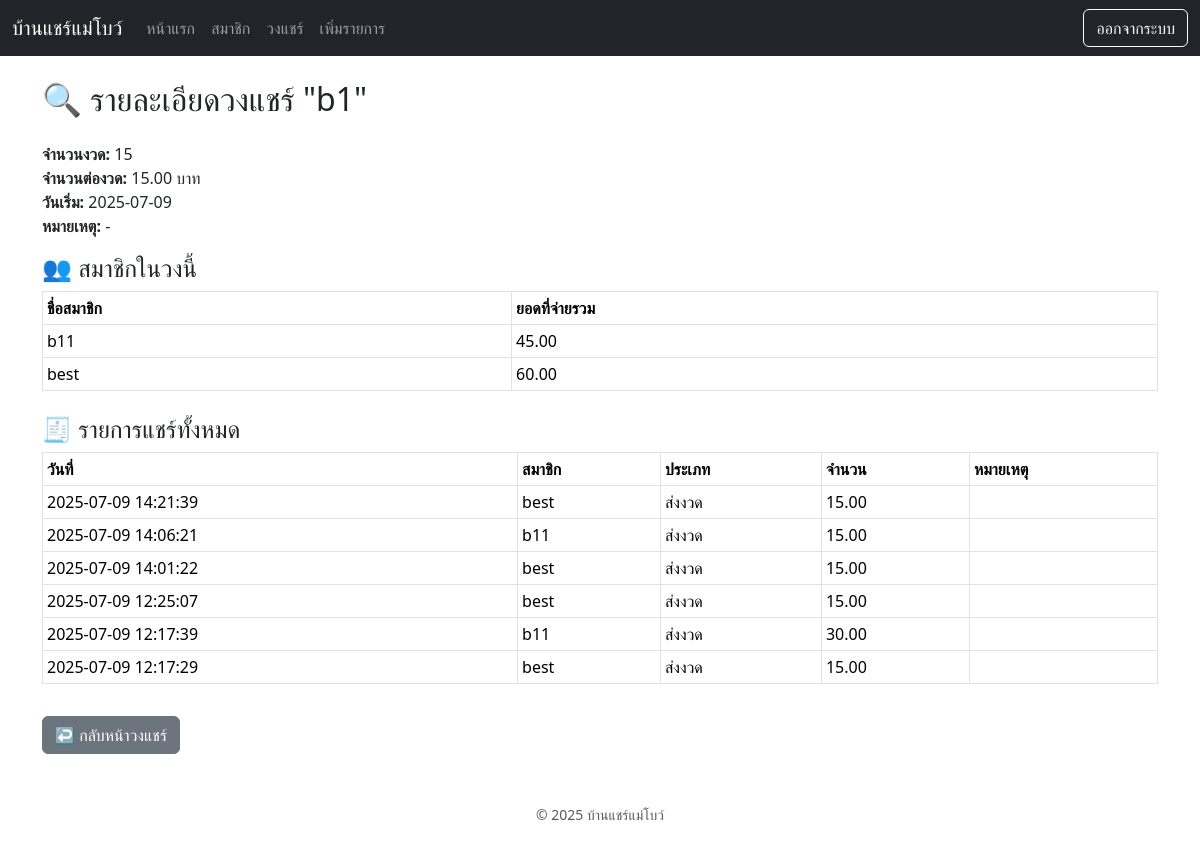
Page /groups/1 (signed in) on the committed database.
### tables this page shows
CREATE TABLE groups (
        id INTEGER PRIMARY KEY AUTOINCREMENT,
        name TEXT NOT NULL,
        rounds INTEGER,
        amount_per_round REAL,
        start_date TEXT,
        note TEXT
    );

CREATE TABLE members (
        id INTEGER PRIMARY KEY AUTOINCREMENT,
        name TEXT NOT NULL
    );

CREATE TABLE entries (
        id INTEGER PRIMARY KEY AUTOINCREMENT,
        group_id INTEGER,
        member_id INTEGER,
        type TEXT,
        amount REAL,
        note TEXT,
        created_at TEXT DEFAULT CURRENT_TIMESTAMP,
        FOREIGN KEY (group_id) REFERENCES groups(id),
        FOREIGN KEY (member_id) REFERENCES members(id)
    );

### app.py (the view)
@app.route("/groups/<int:id>")
@login_required
def view_group(id):
    conn = get_db_connection()
    group = conn.execute("SELECT * FROM groups WHERE id=?", (id,)).fetchone()
    members = conn.execute("""
        SELECT m.id, m.name, IFNULL(SUM(e.amount), 0) AS total_paid
        FROM members m
        JOIN member_groups mg ON m.id = mg.member_id
        LEFT JOIN entries e ON e.member_id = m.id AND e.group_id = ?
        WHERE mg.group_id = ?
        GROUP BY m.id
        ORDER BY m.name
    """, (id, id)).fetchall()
    entries = conn.execute("""
        SELECT e.*, m.name AS member_name
        FROM entries e
        JOIN members m ON e.member_id = m.id
        WHERE e.group_id = ?
        ORDER BY e.created_at DESC
    """, (id,)).fetchall()
    conn.close()
    return render_template("group_detail.html", group=group, members=members, entries=entries, year=datetime.now().year)

### app.py (called while the page is built)
def get_db_connection():
    conn = sqlite3.connect('members.db')
    conn.row_factory = sqlite3.Row
    return conn

def login_required(view):
    @wraps(view)
    def wrapped(*args, **kwargs):
        if not session.get("logged_in"):
            flash("กรุณาเข้าสู่ระบบก่อน")
            return redirect(url_for("login"))
        return view(*args, **kwargs)
    return wrapped

### templates/group_detail.html (shortened to what this page needs)
{% extends "base.html" %}
{% block content %}
  <h2 class="mb-4">🔍 รายละเอียดวงแชร์ "{{ group.name }}"</h2>
  <div class="mb-3">
    <strong>จำนวนงวด:</strong> {{ group.rounds }}<br>
    <strong>จำนวนต่องวด:</strong> {{ "{:,.2f}".format(group.amount_per_round) }} บาท<br>
    <strong>วันเริ่ม:</strong> {{ group.start_date }}<br>
    <strong>หมายเหตุ:</strong> {{ group.note or '-' }}
  </div>
  <h4>👥 สมาชิกในวงนี้</h4>
  {% if members %}
    <table class="table table-sm table-bordered">
      <thead><tr><th>ชื่อสมาชิก</th><th>ยอดที่จ่ายรวม</th></tr></thead>
      <tbody>
        {% for m in members %}
          <tr>
            <td>{{ m.name }}</td>
            <td>{{ "{:,.2f}".format(m.total_paid or 0) }}</td>
          </tr>
        {% endfor %}
      </tbody>
    </table>
  {% else %}
    <p>ยังไม่มีสมาชิกในวงนี้</p>
  {% endif %}
  <h4 class="mt-4">🧾 รายการแชร์ทั้งหมด</h4>
  {% if entries %}
    <table class="table table-sm table-bordered">
      <thead><tr><th>วันที่</th><th>สมาชิก</th><th>ประเภท</th><th>จำนวน</th><th>หมายเหตุ</th></tr></thead>
      <tbody>
        {% for e in entries %}
          <tr>
            <td>{{ e.created_at }}</td>
            <td>{{ e.member_name }}</td>
            <td>{{ e.type }}</td>
            <td>{{ "{:,.2f}".format(e.amount) }}</td>
            <td>{{ e.note }}</td>
          </tr>
        {% endfor %}
      </tbody>
    </table>
  {% else %}
    <p>ยังไม่มีรายการในวงนี้</p>
  {% endif %}
  <a href="/groups" class="btn btn-secondary mt-3">↩️ กลับหน้าวงแชร์</a>
{% endblock %}

### templates/base.html (shortened to what this page needs)
<!doctype html>
<html lang="th">
  <head>
    <link href="https://cdn.jsdelivr.net/npm/bootstrap@5.3.2/dist/css/bootstrap.min.css" rel="stylesheet">
  </head>
  <body>
    <nav class="navbar navbar-expand-lg navbar-dark bg-dark mb-4">
      <div class="container-fluid">
        <a class="navbar-brand" href="/">บ้านแชร์แม่โบว์</a>
        <div class="collapse navbar-collapse" id="navbarNav">
          {% if session.logged_in %}
          <ul class="navbar-nav me-auto mb-2 mb-lg-0">
            <li class="nav-item"><a class="nav-link" href="/">หน้าแรก</a></li>
            <li class="nav-item"><a class="nav-link" href="/members">สมาชิก</a></li>
            <li class="nav-item"><a class="nav-link" href="/groups">วงแชร์</a></li>
            <li class="nav-item"><a class="nav-link" href="/add">เพิ่มรายการ</a></li>
          </ul>
          <form class="d-flex">
            <a href="/logout" class="btn btn-outline-light">ออกจากระบบ</a>
          </form>
          {% endif %}
        </div>
      </div>
    </nav>
    <div class="container">
      {% block content %}{% endblock %}
    </div>
    <footer class="text-center text-muted mt-5 mb-3">
      <small>&copy; {{ year }} บ้านแชร์แม่โบว์</small>
    </footer>
  </body>
</html>

### rows in the picture
groups: name "b1", rounds "15", amount_per_round "15.00", start_date "2025-07-09", note "-"
members: name "b11", total_paid "45.00"
members: name "best", total_paid "60.00"
entries: created_at "2025-07-09 14:21:39", member_name "best", type "ส่งงวด", amount "15.00"
entries: created_at "2025-07-09 14:06:21", member_name "b11", type "ส่งงวด", amount "15.00"
entries: created_at "2025-07-09 14:01:22", member_name "best", type "ส่งงวด", amount "15.00"
entries: created_at "2025-07-09 12:25:07", member_name "best", type "ส่งงวด", amount "15.00"
entries: created_at "2025-07-09 12:17:39", member_name "b11", type "ส่งงวด", amount "30.00"
entries: created_at "2025-07-09 12:17:29", member_name "best", type "ส่งงวด", amount "15.00"
